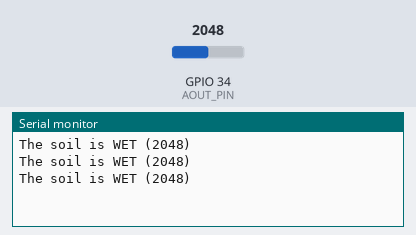
Recording of a sketch running on a simulated ESP32. Parts: the last lines printed to the serial monitor. The inputs (shaded band) are chosen by the test bench; at power-on: GPIO 34 (AOUT_PIN) = 2048.

Above: at 1.3 s.
1.4 s: GPIO 34 (AOUT_PIN) set to 1038
At 1.9 s:
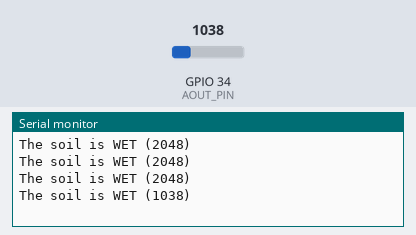
2.9 s: GPIO 34 (AOUT_PIN) set to 968
At 3.4 s:
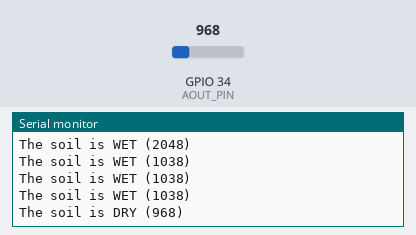

The sketch:

Soil_Moisture.ino
```cpp
/*
 * This ESP32 code is created by esp32io.com
 *
 * This ESP32 code is released in the public domain
 *
 * For more detail (instruction and wiring diagram), visit https://esp32io.com/tutorials/esp32-soil-moisture-sensor
 */

#define AOUT_PIN 34          // ESP32 pin GIOP34 (ADC0) that connects to AOUT pin of moisture sensor
#define THRESHOLD 1000       // CHANGE YOUR THRESHOLD HERE

void setup() {
  Serial.begin(9600);
}

void loop()
{
  int value = analogRead(AOUT_PIN); // read the analog value from sensor
  if (value < THRESHOLD)
    Serial.print("The soil is DRY (");
  else
    Serial.print("The soil is WET (");

  Serial.print(value);
  Serial.println(")");


  delay(500);
}
```

Measured:
- the behaviour switches between 1000 and 999 on GPIO 34 (AOUT_PIN) (found by bisection; images 1 and 2)
- after the input at 1.4 s, the serial monitor: prints a new line after 0.10 s (image 1)
- after the input at 2.9 s, the serial monitor: prints a new line after 0.10 s (image 2)
